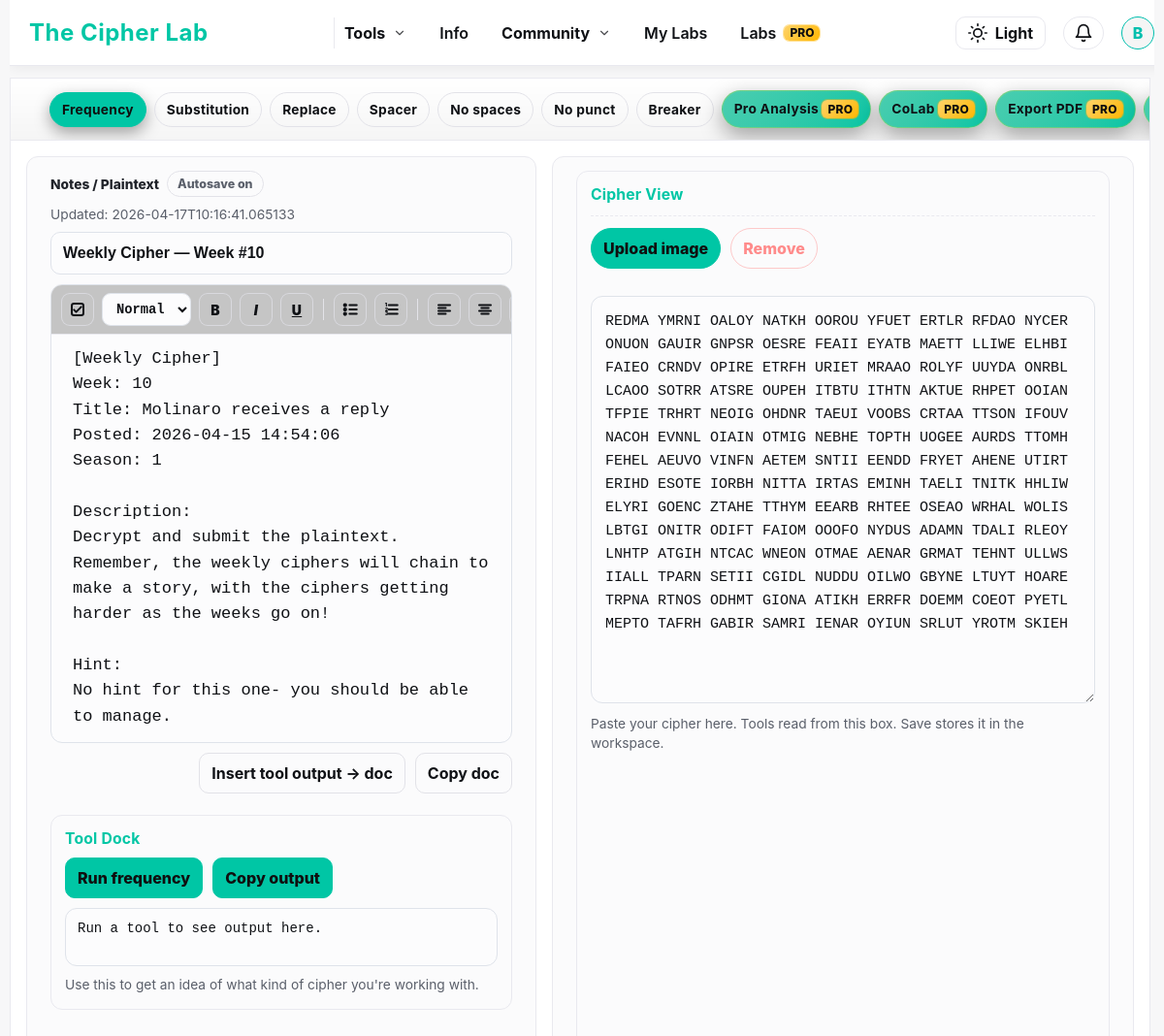
The page /workspaces/116 (signed in) on the database its author committed.
### tables this page shows
CREATE TABLE users (
    id INTEGER PRIMARY KEY AUTOINCREMENT,
    username TEXT UNIQUE NOT NULL,
    email TEXT UNIQUE NOT NULL,
    password_hash TEXT NOT NULL,
    is_admin INTEGER NOT NULL DEFAULT 0,
    created_at TEXT NOT NULL,
    banned INTEGER DEFAULT 0
, has_posted INTEGER NOT NULL DEFAULT 0, labs_info_seen INTEGER NOT NULL DEFAULT 0, is_pro INTEGER DEFAULT 0, stripe_customer_id TEXT, pro_since TEXT, stripe_subscription_id TEXT, pro_until TEXT, pro_current_period_end TEXT, pro_cancel_at_period_end INTEGER NOT NULL DEFAULT 0, labs_tour_seen INTEGER NOT NULL DEFAULT 0, google_sub TEXT, avatar_url TEXT, auth_provider TEXT NOT NULL DEFAULT 'local', needs_password INTEGER NOT NULL DEFAULT 0, needs_username INTEGER NOT NULL DEFAULT 0);

CREATE TABLE workspaces (
  id INTEGER PRIMARY KEY AUTOINCREMENT,
  owner_id INTEGER NOT NULL,
  title TEXT NOT NULL DEFAULT 'Untitled Workspace',
  cipher_text TEXT NOT NULL DEFAULT '',
  notes TEXT NOT NULL DEFAULT '',
  cipher_image_filename TEXT,
  created_at TEXT NOT NULL DEFAULT CURRENT_TIMESTAMP,
  updated_at TEXT NOT NULL DEFAULT CURRENT_TIMESTAMP, order_index INTEGER NOT NULL DEFAULT 0, share_token TEXT, is_shared INTEGER NOT NULL DEFAULT 0, last_edited_by INTEGER,
  FOREIGN KEY(owner_id) REFERENCES users(id)
);

### app.py (the view, shortened to what this page needs)
@app.route("/workspaces/<int:ws_id>", methods=["GET"], endpoint="workspace_view")
def workspace_view(ws_id):
    user = current_user()
    if not user:
        flash("Please log in.", "warning")
        return redirect(url_for("login"))
    conn = get_db()
    row = conn.execute("""
        SELECT *
        FROM workspaces
        WHERE id = ?
          AND (
            owner_id = ?
            OR EXISTS (
              SELECT 1 FROM workspace_collaborators
              WHERE workspace_id = workspaces.id AND user_id = ?
            )
          )
        LIMIT 1
    """, (ws_id, user["id"], user["id"])).fetchone()
    if not row:
        conn.close()
        abort(404)
    ws = dict(row)
    is_owner = (ws["owner_id"] == user["id"])
    role = None
    viewer_can_edit = True if is_owner else (role == "editor")
    fresh_user = conn.execute(
        "SELECT * FROM users WHERE id=? LIMIT 1",
        (user["id"],)
    ).fetchone()
    fresh_user = dict(fresh_user) if fresh_user else user
    conn.close()
    return render_template(
        "workspace.html",
        user=fresh_user,
        ws=ws,
        is_owner=is_owner,
        show_tour=(not fresh_user.get("labs_tour_seen")),
        viewer_role=("owner" if is_owner else (role or "viewer")),
        viewer_can_edit=viewer_can_edit,
        viewer_is_pro=is_pro(fresh_user),
    )

### templates/workspace.html (shortened to what this page needs)
<!DOCTYPE html>
<html lang="en" data-theme="dark">
<head>
  <link rel="stylesheet" href="{{ url_for('static', filename='style.css') }}">
</head>
<body>
  {% include 'base_nav.html' %}
  <main class="ws-shell">
    <section class="ws-card" aria-label="Cipher Workspace">
      <header class="ws-topbar">
        <div class="ws-tools" role="toolbar" aria-label="Workspace tools">
          <button class="tb-btn active" data-tool="frequency" type="button">Frequency</button>
          <button class="tb-btn" data-tool="substitution" type="button">Substitution</button>
          <button class="tb-btn" data-tool="replacer" type="button">Replace</button>
          <button class="tb-btn" data-tool="spacer" type="button">Spacer</button>
          <button class="tb-btn" data-tool="remove_spaces" type="button">No spaces</button>
          <button class="tb-btn" data-tool="remove_punctuation" type="button">No punct</button>
          <button class="tb-btn" data-tool="breaker" type="button">Breaker</button>
          <button class="tb-btn pro" data-tool="pro_analysis" id="ws-pro-analysis" type="button" title="Pro Analysis (stats + likely cipher type)">Pro Analysis <span class="pro-badge">PRO</span></button>
          <button class="tb-btn pro" id="ws-colab" type="button" title="CoLab (sharing + collaborators)">
            CoLab
            <span class="pro-chip-mini">
              <span class="pro-badge">PRO</span>
            </span>
          </button>
          <button class="tb-btn pro" id="ws-export-pdf" type="button" title="Export this lab as a PDF">
            Export PDF
            <span class="pro-chip-mini">
              <span class="pro-badge">PRO</span>
            </span>
          </button>
          <button class="tb-btn pro" id="ws-clone" type="button" title="Clone this lab">
          </button>
        </div>
      </header>
      <div class="ws-grid">
        <div class="ws-panel">
          <div class="doc-wrap">
            <div class="doc-meta">
              <div style="display:flex;gap:8px;flex-wrap:wrap;align-items:center;">
                <span style="color:var(--text-dim);font-weight:800;">Notes / Plaintext</span>
                <span class="autosave-pill" id="autosave-pill" aria-live="polite">
                  <span id="autosave-text">Autosave on</span>
                </span>
              </div>
              <div style="color:var(--muted);">
                Updated: <span id="updated-at">{{ ws.updated_at if ws.updated_at else "—" }}</span>
              </div>
            </div>
            <input
              id="ws-title-input"
              class="doc-title"
              placeholder="Lab title"
              value="{{ ws.title or 'Untitled Workspace' }}"
            />
            <div class="note-editor" id="note-editor-wrap">
              <div class="note-toolbar" id="note-toolbar" role="toolbar" aria-label="Notes formatting toolbar">
                <button class="note-btn" type="button" id="note-checklist" title="Checklist" aria-label="Checklist">
                     <svg viewBox="0 0 24 24" aria-hidden="true">
    <rect x="4" y="4" width="16" height="16" rx="3"/>
    <path d="M7 12.5l3 3 7-7"/>
  </svg>
                </button>
                <select class="note-select" id="note-style" title="Style" aria-label="Style">
                  <option value="P" selected>Normal</option>
                </select>
                <button class="note-btn" type="button" data-cmd="bold" title="Bold (Ctrl+B)" aria-label="Bold"><span class="txt-ico">B</span></button>
                <button class="note-btn" type="button" data-cmd="italic" title="Italic (Ctrl+I)" aria-label="Italic"><span class="txt-ico"><i>I</i></span></button>
                <button class="note-btn" type="button" data-cmd="underline" title="Underline (Ctrl+U)" aria-label="Underline"><span class="txt-ico"><u>U</u></span></button>
                <button class="note-btn" type="button" data-cmd="insertUnorderedList" title="Bulleted list" aria-label="Bulleted list">
<svg viewBox="0 0 24 24" class="icon">
  <circle cx="5" cy="6" r="1.5"/>
  <circle cx="5" cy="12" r="1.5"/>
  <circle cx="5" cy="18" r="1.5"/>
  <line x1="11" y1="6" x2="21" y2="6"/>
  <line x1="11" y1="12" x2="21" y2="12"/>
  <line x1="11" y1="18" x2="21" y2="18"/>
</svg>
                </button>
                <button class="note-btn" type="button" data-cmd="insertOrderedList" title="Numbered list" aria-label="Numbered list">
                  <svg viewBox="0 0 24 24" aria-hidden="true">
                    <text x="3.5" y="8" font-size="7" fill="currentColor">1</text>
                    <text x="3.5" y="14" font-size="7" fill="currentColor">2</text>
                    <text x="3.5" y="20" font-size="7" fill="currentColor">3</text>
                    <path d="M9 6h12"/>
                    <path d="M9 12h12"/>
                    <path d="M9 18h12"/>
                  </svg>
                </button>
                <button class="note-btn" type="button" data-cmd="justifyLeft" title="Align left" aria-label="Align left">
                  <svg viewBox="0 0 24 24" aria-hidden="true"><path d="M4 6h16"/><path d="M4 10h10"/><path d="M4 14h16"/><path d="M4 18h10"/></svg>
                </button>
                <button class="note-btn" type="button" data-cmd="justifyCenter" title="Center" aria-label="Center">
                  <svg viewBox="0 0 24 24" aria-hidden="true"><path d="M4 6h16"/><path d="M7 10h10"/><path d="M4 14h16"/><path d="M7 18h10"/></svg>
                </button>
                <button class="note-btn" type="button" data-cmd="justifyRight" title="Align right" aria-label="Align right">
                </button>
              </div>
              <div id="ws-editor" class="note-surface" contenteditable="true" spellcheck="true" aria-label="Notes editor"></div>
            </div>
            <div class="doc-actions">
              <button class="mini-btn" id="insert-tool-output" type="button">Insert tool output → doc</button>
              <button class="mini-btn" id="copy-doc" type="button">Copy doc</button>
            </div>
            <div class="ws-panel tool-panel" style="padding: 14px;">
              <h3>Tool Dock</h3>
              <div class="tool-card active" id="tool-frequency">
                <div class="tool-row">
                  <button class="run-btn" id="run-frequency" type="button">Run frequency</button>
                  <button class="run-btn secondary" id="copy-tool" type="button">Copy output</button>
                </div>
                <div class="result" id="tool-output">Run a tool to see output here.</div>
                <div class="hint">
                  Use this to get an idea of what kind of cipher you're working with.
                </div>
              </div>
            </div>
          </div>
        </div>
        <aside class="ws-panel cipher-side" aria-label="Cipher sidebar">
          <div class="ws-panel" style="padding:14px;">
            <h3>Cipher View</h3>
            <div class="cipher-upload">
              <div class="cipher-upload-row">
                <div class="cipher-upload-actions">
                  <button class="img-btn primary" id="upload-cipher-image" type="button">Upload image</button>
                  <button class="img-btn danger" id="delete-cipher-image" type="button">Remove</button>
                </div>
              </div>
              <div class="cipher-upload-status" id="cipher-image-status"></div>
            </div>
            <textarea id="cipher-text" class="cipher-text" placeholder="Paste ciphertext here…">{{ ws.cipher_text or "" }}</textarea>
            <div class="hint" style="margin-top:8px;">
              Paste your cipher here. Tools read from this box. Save stores it in the workspace.
            </div>
          </div>
        </aside>
      </div>
    </section>
  </main>
</body>
</html>

### templates/base_nav.html (shortened to what this page needs)
<nav class="navbar">
  {% set setup_needed = setup_needed_global|default(false) %}
  <div class="nav-left">
    <a href="{{ url_for('index') }}" class="nav-logo">The Cipher Lab</a>
  </div>
  <ul class="nav-items" id="nav-menu">
    <li class="nav-dd" data-dd="tools">
      <button class="nav-dd-trigger" type="button" aria-expanded="false">
        Tools
        <span class="nav-dd-caret" aria-hidden="true">
          <svg viewBox="0 0 24 24" fill="none" stroke="currentColor" stroke-width="2"
               stroke-linecap="round" stroke-linejoin="round">
            <polyline points="6 9 12 15 18 9"></polyline>
          </svg>
        </span>
      </button>
    </li>
    <li class="d-only"><a class="nav-link" href="{{ url_for('info_page') }}">Info</a></li>
    <li class="nav-dd" data-dd="community">
      <button class="nav-dd-trigger" type="button" aria-expanded="false">
        Community
        <span class="nav-dd-caret" aria-hidden="true">
          <svg viewBox="0 0 24 24" fill="none" stroke="currentColor" stroke-width="2"
               stroke-linecap="round" stroke-linejoin="round">
            <polyline points="6 9 12 15 18 9"></polyline>
          </svg>
        </span>
      </button>
    </li>
    <li class="d-only"><a class="nav-link" href="{{ url_for('workspace_list') }}">My Labs</a></li>
    <li class="d-only">
      <a class="nav-link" href="{{ url_for('labs_pro_page') }}">
        Labs <span class="pro-badge">PRO</span>
      </a>
    </li>
  </ul>
  <div class="nav-right">
    <button id="theme-toggle" aria-label="Toggle theme" title="Toggle theme">
      <svg id="theme-icon" xmlns="http://www.w3.org/2000/svg" width="20" height="20"
           viewBox="0 0 24 24" fill="none" stroke="currentColor"
           stroke-width="2" stroke-linecap="round" stroke-linejoin="round"></svg>
      <span id="theme-toggle-text">Dark</span>
    </button>
    {% if user %}
      <div class="notif-wrapper">
        <button id="notif-btn" class="notif-btn" aria-label="Notifications" title="Notifications">
          <svg id="notif-icon" xmlns="http://www.w3.org/2000/svg" width="20" height="20"
               viewBox="0 0 24 24" fill="none" stroke="currentColor"
               stroke-width="2" stroke-linecap="round" stroke-linejoin="round">
            <path d="M18 8a6 6 0 0 0-12 0c0 7-3 9-3 9h18s-3-2-3-9"></path>
            <path d="M13.73 21a2 2 0 0 1-3.46 0"></path>
          </svg>
        </button>
      </div>
      <div class="profile-dropdown" id="profile-dd">
        <button class="profile-btn" id="profile-btn" aria-label="Profile menu" aria-expanded="false">
          <div class="avatar{% if setup_needed %} setup-pulse{% endif %}">{{ user['username'][0].upper() }}</div>
        </button>
      </div>
    {% endif %}
  </div>
</nav>

### rows shown on the page
users: username "B"
workspaces: updated_at "2026-04-17T10:16:41.065133", title "Weekly Cipher — Week #10", cipher_text "REDMA YMRNI OALOY NATKH OOROU YFUET ERTLR RFDAO NYCER ONUON GAUIR GNPSR OESRE FEAII EYATB MAETT LLIWE ELHBI FAIEO CRNDV OPIRE ETRFH URIET MRAAO ROLYF UUYDA ONRBL LCAOO SOTRR ATSRE OUPEH ITBTU ITHTN AKTUE RHPET OOIAN TFPIE TRHRT NEOIG OHDNR TAEUI VOOBS CRTAA TTSON IFOUV NACOH EVNNL OIAIN OTMIG NEBHE TOPTH UOGEE AURDS TTOMH FEHEL AEUVO VINFN AETEM SNTII EENDD FRYET AHENE UTIRT ERIHD ESOTE IORBH NITTA IRTAS EMINH TAELI TNITK HHLIW ELYRI GOENC ZTAHE TTHYM EEARB RHTEE OSEAO WRHAL WOLIS LBTGI ONITR ODIFT FAIOM OOOFO NYDUS ADAMN TDALI RLEOY LNHTP ATGIH NTCAC WNEON OTMAE AENAR GRMAT TEHNT ULLWS IIALL TPARN SETII CGIDL NUDDU OILWO GBYNE LTUYT HOARE TRPNA RTNOS ODHMT GIONA ATIKH ERRFR DOEMM COEOT…"
